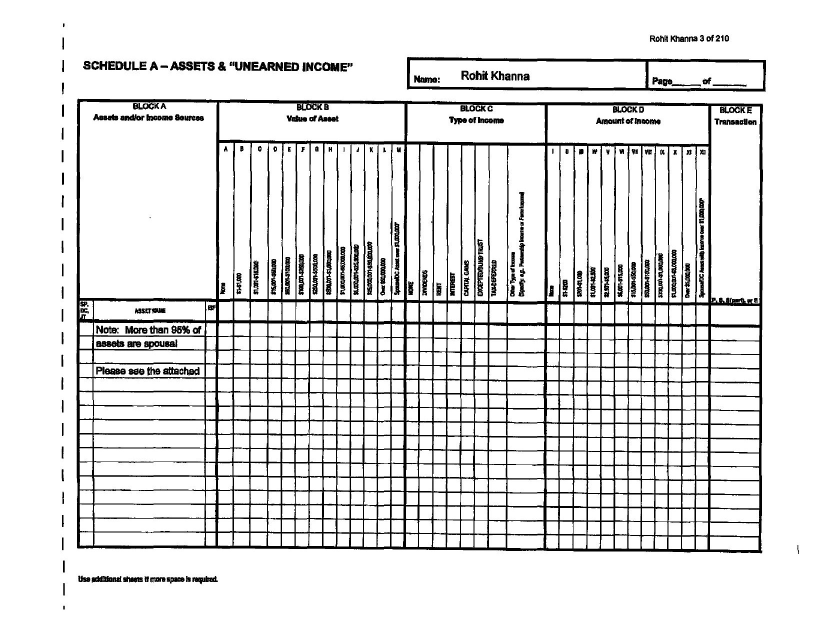
#> input picture docs/2019-2/pages/page-003.jpg, 1627 x 1260 px, given in place of page-003.jpg.jpg, which was not available (shown at 1/2 size)
$ python scratch3.py docs/2019-2/pages/page-003.jpg
#> lines starting #> are read from the running program, lines starting #| are printed output that depends on the picture; after the words box and inside, x2 and y2 are one past the last pixel; in counts of white or black regions, pixels touching at a corner belong together; long printed decimals are rounded; pictures that were not available may be replaced by others from this repository, and a replacement may not be noted
import sys
from PIL import Image
import numpy as np
page=sys.argv[1]
im=Image.open(f'docs/2019-2/pages/page-{page}.jpg').convert('L')
a=np.array(im); H,W=a.shape
#> after `H, W = a.shape`: H = 1260; W = 1627
# histogram
print("min/max/mean", a.min(), a.max(), a.mean())
#| min/max/mean 0 255 225.160
left=a[:,120:600]
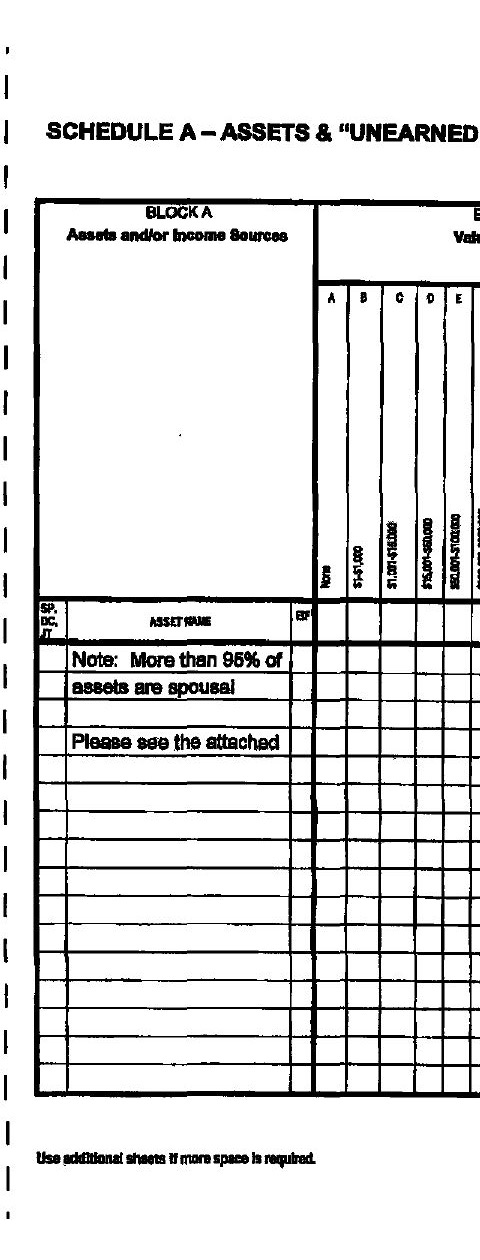
#> left: shape (1260, 480); min 0, max 255, mean 225.2
print("left region dark pixel counts at thresholds:")
for t in (100,140,160,180,200):
    print(t, (left<t).sum())
#> this loop made 5 passes
#| 100 65047
#| 140 75011
#| 160 75523
#| 180 75572
#| 200 75865
# row profile with t=180
b=(a<180).astype(np.uint8)
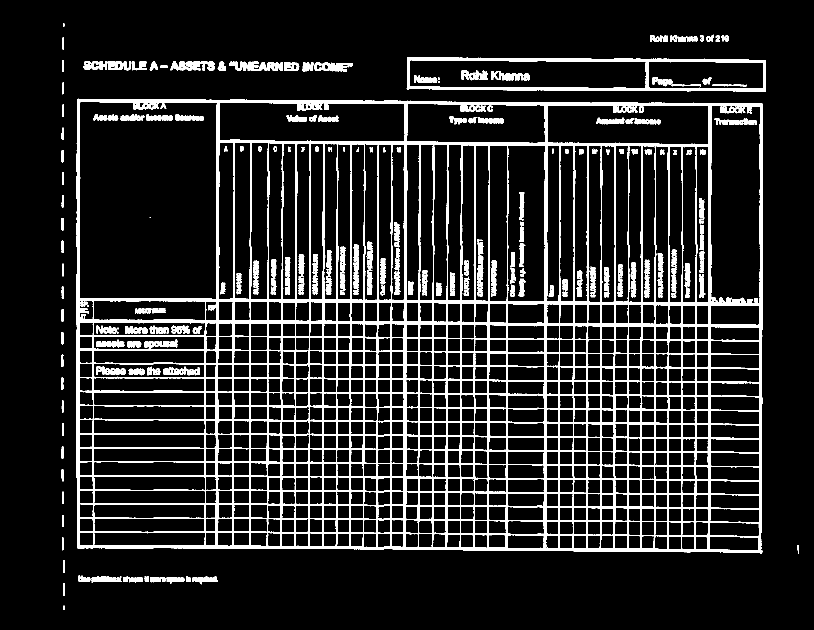
#> b: shape (1260, 1627) (shown at 1/2 size); values 0 (black) and 1 (white), 12.5% white; 223 white regions (14 under 20 px), largest, box (x1, y1, x2, y2) and area: (153, 197, 1526, 1107) 198666, (813, 114, 1532, 184) 9165, (955, 478, 967, 593) 923
rs=b[:,120:600].sum(axis=1)
#> rs = 1260 values, max 451 at index 642, min 0 at index 0, mean 59.98
print("rows with ink>3 (t180):", int((rs>3).sum()))
#| rows with ink>3 (t180): 1005
# print band structure
y=0; bands=[]
while y<H:
    if rs[y]>3:
        y0=y
        while y<H and rs[y]>3: y+=1
        bands.append((y0,y))
    else: y+=1
#> after the loop, bands = [(93, 94), (122, 143), (166, 178), (198, 1098), (1121, 1145), (1151, 1191), (1212, 1219)]; y = 1260
print("num bands t180:", len(bands))
#| num bands t180: 7
for bnd in bands[:80]: print(bnd, (bnd[0]+bnd[1])//2)
#> this loop made 7 passes
#| (93, 94) 93
#| (122, 143) 132
#| (166, 178) 172
#| (198, 1098) 648
#| (1121, 1145) 1133
#| (1151, 1191) 1171
#| (1212, 1219) 1215
